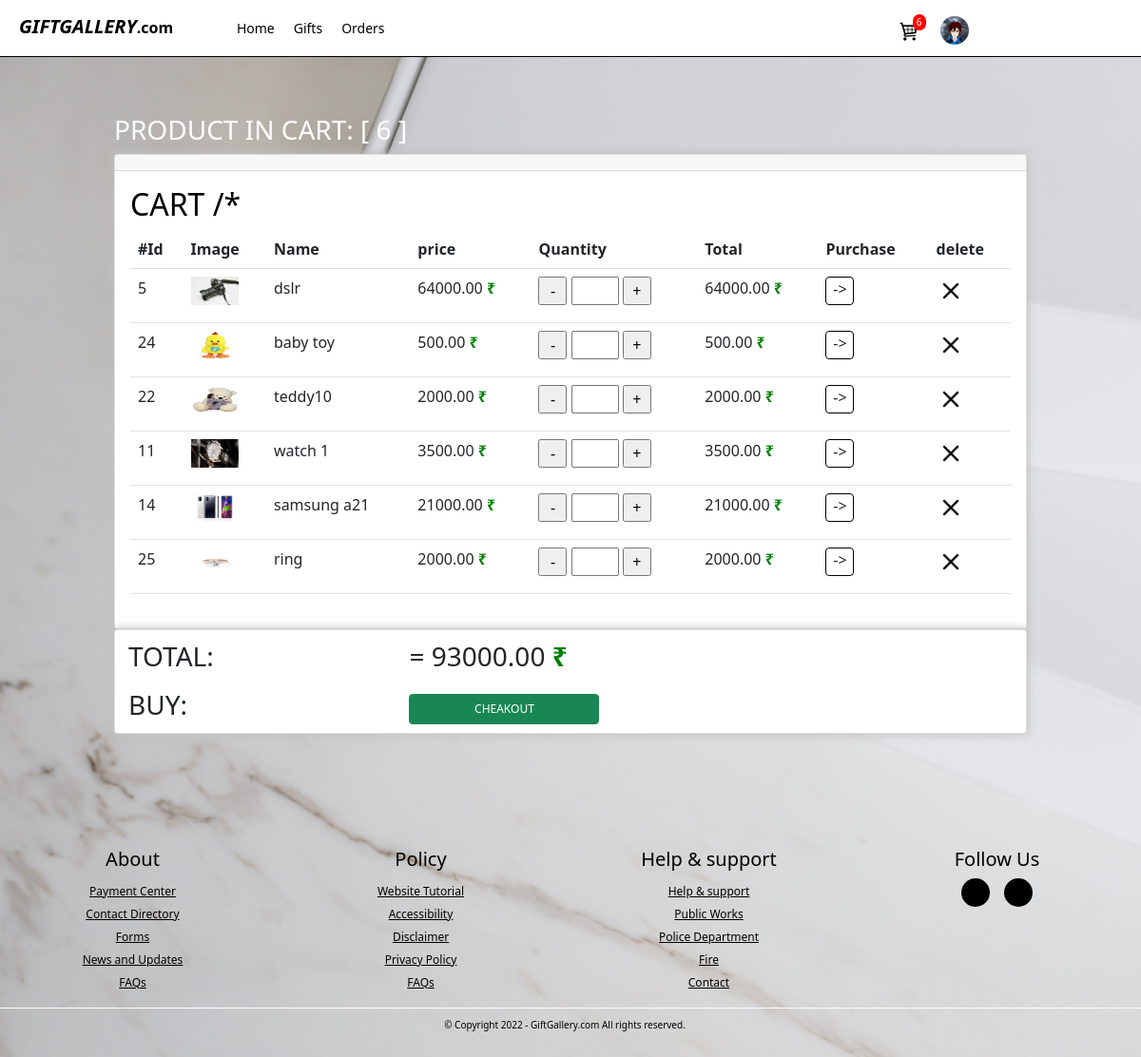
/cart.php (signed in), run on the app's committed database.
### tables this page shows
CREATE TABLE `ulogin` (
  `id` int(11) NOT NULL,
  `profile` varchar(300) NOT NULL,
  `name` varchar(45) NOT NULL,
  `email` varchar(45) NOT NULL,
  `phone` int(12) NOT NULL,
  `password` varchar(45) NOT NULL,
  `address` varchar(300) NOT NULL,
  `gender` varchar(12) NOT NULL
);

CREATE TABLE `product` (
  `id` int(15) NOT NULL,
  `name` varchar(40) NOT NULL,
  `pimage` varchar(200) NOT NULL,
  `price` int(10) NOT NULL,
  `customize` varchar(5) NOT NULL,
  `details` varchar(300) NOT NULL,
  `catogory` varchar(20) NOT NULL,
  `quantity` int(6) NOT NULL,
  `sid` varchar(100) NOT NULL
);

### cart.php (the view, shortened to what this page needs)
<?php
  include 'conn.php';
?>
<!DOCTYPE html>
<html>
  <head>
    <link href="bootstrap/css/bootstrap.min.css" rel="stylesheet">
    <link rel="stylesheet" href="style.css">
  </head>
<body>
<div class="nav1">
  <a class="nav1title" href="#"><em style="color: black;font-weight: bold;text-transform: uppercase;padding-left: 20px;font-size: 20px;">GiftGallery</em>.com</a>
  <div class="navd1" style="width:100%;">
        <ul class="navul1" style="width: 85%;">
          <li class="navli1">
            <a class="b1" href="udash.php">Home</a>
          </li>
          <li class="navli1">
            <a class="b1" href="gifts.php">Gifts</a>
          </li>
          <li class="navli1">
            <a class="b1" href="dashboard.php">Orders</a>
          </li>
        </ul>
        <ul class="navul2" style="padding-left: 5%;">
          <div style="display: inline-flex;">
            <li class="navli1" style="margin-top: -10px;">
              <a href="cart.php"><img src="img/cart.png" class="cat" style="margin-top: 3px;"><span class="spancart">
                                    <?php
                                          $mails = $_SESSION['email'];
                                          $query = "SELECT count(*) from cart where email = '$mails'";
                                          $qresult = mysqli_query($conn, $query);
                                          $row = mysqli_fetch_assoc($qresult);
                                          $count = $row["count(*)"];
                                          echo $count;
                                    ?>
              </span></a>
            </li> &nbsp;
            <li class="navli1" style="margin-top:-7px;">
              <div class="dropdown">
                  <button class="dropbtn b1" style="padding: 2px; margin: 0;width: 40px;height: 40px;background-size: cover;border-radius: 30px;"><img src="<?php
                            $qre8="select * from ulogin where email = '$mails'";
                            $run8=mysqli_query($conn,$qre8);
                            while($results8=mysqli_fetch_array($run8)) {
                                echo "".$results8['profile']."";
                              }
                              ?>" style="border-radius: 30px;height: 30px;width: 30px;margin: 0;"></button>
                </div>
          </li>
          </div>
        </ul>
  </div>
</div>
<div class="onediv" style="position: relative;">
      <div class="" style="position:relative;float: left;display: inline-block;width: 80%;margin: 10%;z-index: 3;">
          <div id="wrapper">
            <div class="searto">
                <h3 style="color: white;">PRODUCT
                    IN CART: [ <?php
                                          $query = "SELECT count(*) from cart where email = '$mails'";
                                          $qresult = mysqli_query($conn, $query);
                                          $row = mysqli_fetch_assoc($qresult);
                                          $count = $row["count(*)"];
                                          echo $count;
                                        ?> ]
                </h3>
            </div>
                <div class="col-sm" >
                        <div class="col" >
                             <div class="card" style="margin: 0px;box-shadow: 0px 0px 10px 1px silver;height: 500px;overflow-y: scroll;">
                                <div class="card-header">
                                </div>
                                <div class="card-body">
                                  <div style="width: 100%;">
                                    <h2 class="col" style="color: black;">CART /*</h2>
                                      <table class="table">
                                              <tr >
                                                  <th scope="col">#Id</th>
                                                  <th scope="col">Image</th>
                                                  <th scope="col">Name</th>
                                                  <th scope="col">price</th>
                                                  <th scope="col">Quantity</th>
                                                  <th scope="col">Total</th>
                                                  <th scope="col">Purchase</th>
                                                  <th scope="col">delete</th>
                                              </tr>
                                          <?php
                                                $q1="select * from cart where email = '$mails'";
                                                $r1=mysqli_query($conn,$q1);
                                                while($d1=mysqli_fetch_array($r1)) {
                                                      $sid = $d1['pid'];
                                                      $q2="select * from product where id = '$sid'";
                                                      $r2=mysqli_query($conn,$q2);
                                                      while($d2=mysqli_fetch_array($r2)) {
                                                      echo "
                                                              <tr>
                                                                  <td scope='row'><p>".$d2['id']."</p></td>
                                                                  <td><img src='".$d2['pimage']."' width='50px' height='30px' class='cartimg'></td>
                                                                  <td><p>".$d2['name']."</p></td>
                                                                  <td><p id='yttt' name='pc'>".$d2['price'].".00<span style='color: green;font-weight: 600;'> ₹</span></p></td>
                                                                 ";
                                                            ?>
                                                                  <form method='POST'>
                                                                      <td><input type='submit' name='action' value='-' style='width:30px;height:30px;'>
                                                                     <input type='number' name='yo' value='<?php echo $_SESSION['plus']; ?>' min='1' max='<?php echo "".$d2['quantity']."";?>' style='width:50px;'>
                                                                     <input type='submit' name='action' value='+' style='width:30px;height:30px;'>
                                                                  </form>
                                                      <?php echo "
                                                                  <td><p> ".$d2['price'].".00<span style='color: green;font-weight: 600;'> ₹</span></p></td>
                                                                  <td><a href='cheakout2.php?id=".$d2['id']."' class='btn' id='alik' style='border: 1px solid black;width:30px;height:30px;margin:0;padding:0;'>-></a></td>
                                                                  <td><a href='delcart.php?id=".$d1['id']."' class='btn vt' id='alik'></a></td>
                                                              </tr>
                                                          ";
                                                      $ttl += "".$d2['price']."";
                                                    }
                                                      $r = $ttl;
                                                      $ty = $r;
                                                }
                                          ?>
                                      </table>
                                  </div>
                                </div>
                              </div>
                        </div>
                        <div class="card f2" style="height: 110px;display: inline-flex;float: left;width: 100%;padding: 7px 10px;box-shadow: 0px 0px 10px 1px silver;">
                              <table>
                                    <tr>
                                      <td><h3>TOTAL: </h3></td>
                                      <td><h3 id="yresult">= <?php echo "$ty"; ?>.00<span style='color: green;font-weight: 600;'> ₹</span></h3></td>
                                    </tr>
                                    <tr>
                                      <td><h3>BUY: </h3></td>
                                      <td><a href="cheakout.php"><button class="btn btn-success" style="width:200px;font-size: 12px;">CHEAKOUT</button></a></td>
                                    </tr>
                              </table>
                        </div>
                  </div>
          </div>
      </div>
</div><br>
<div style="position: relative;z-index: 1;width: 99%;">
    <?php include("footer.php"); ?>
</div>
</body>
</html>

### style.css (style rules this page uses)
body { margin: 0; padding: 0; font-family: monospace; color: white; background: black; }
img { max-width: 100%; }
.nav1 { position: fixed; width: 100%; z-index: 10; border-bottom: 1px solid black; background: white; height: 60px; float: left; display: inline-flex; }
.nav1title { width: 250px; padding-top: 13px; text-decoration: none; color: silver; font-weight: 800; }
.navd1 { float: left; display: inline-flex; }
.navul1 { float: left; display: inline-flex; height: 100%; width: 60%; padding-top: 17px; }
.navul2 { height: 100%; width: 40%; padding-top: 17px; margin-left: 10px; }
.navli1 { list-style: none; color: black; }
.navli1 a { text-decoration: none; color: black; padding: 9px 10px; font-size: 14px; border: none; cursor: pointer; }
.dropbtn { background-color:transparent; color: black; padding: 9px 10px; font-size: 14px; border: none; cursor: pointer; margin: 0; }
.b1 { border: 1px solid transparent; border-radius: 5px; }
.dropdown { margin-top: -9px; }
.dropdown { position: relative; display: inline-block; }
.cat { width: 30px; height: 30px; margin-top: 8px; padding: 5px; background: transparent; border-radius: 10px; }
.spancart { color: white; position: absolute; background: red; border-radius: 20px; font-size: 10px; padding: 1px 4px; margin-left:-10px; z-index: 2; }
.vt { font-size: 10px; padding: 0; }
.f2 td { border: 3px solid transparent; }
.btn { background-color: #04AA6D; color: white; padding: 12px; margin: 10px 0; border: none; width: 100%; border-radius: 3px; cursor: pointer; font-size: 17px; }
.vt { margin: 0; width: 30px; height: 30px; background: url('img/cros.png'); background-size: cover; background-color: white; }

### cart.php (style rules this page uses)
body { background: url('images/13.jpg') no-repeat; background-size: cover; }

### data on the page
ulogin: profile (picture)
product: id "5", pimage (picture), name "dslr", price "64000"
product: id "24", pimage (picture), name "baby toy", price "500"
product: id "22", pimage (picture), name "teddy10", price "2000"
product: id "11", pimage (picture), name "watch 1", price "3500"
product: id "14", pimage (picture), name "samsung a21", price "21000"
product: id "25", pimage (picture), name "ring", price "2000"

### other printed values
$count "6"
$ty "93000"
